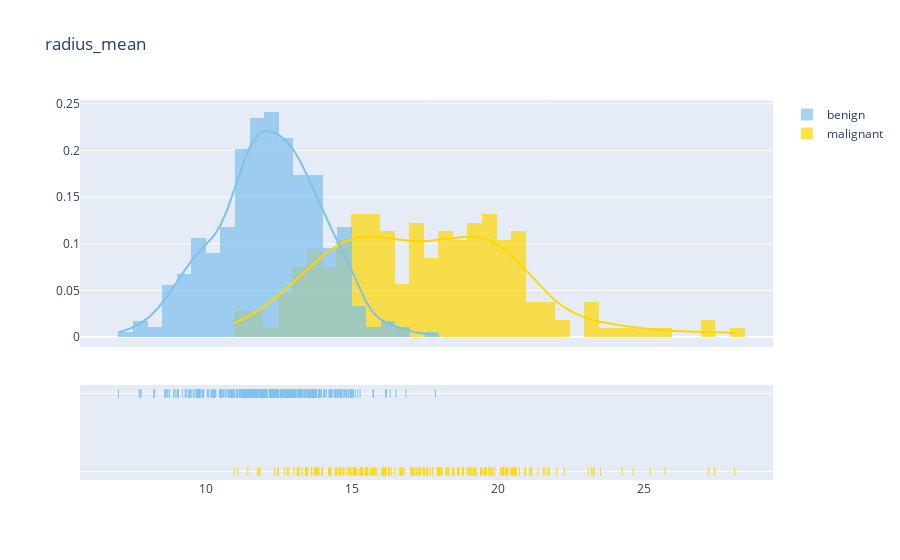
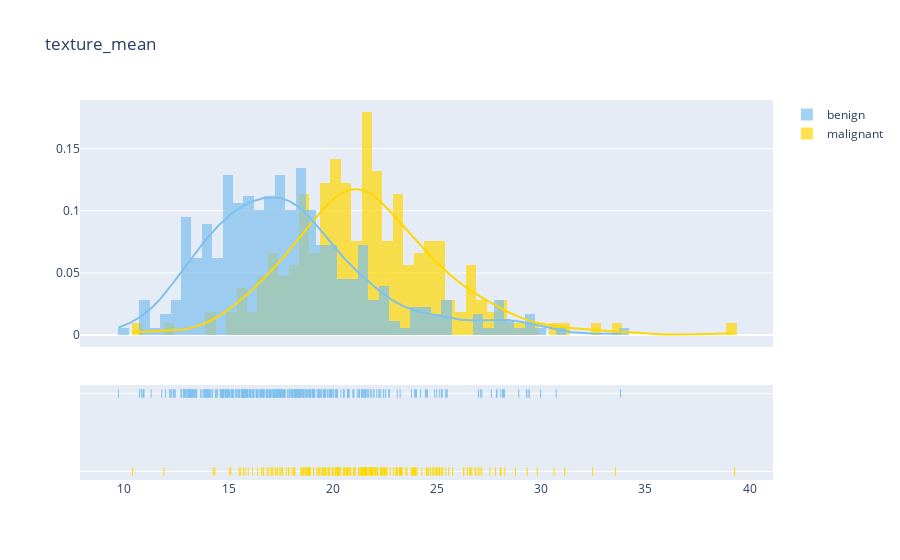
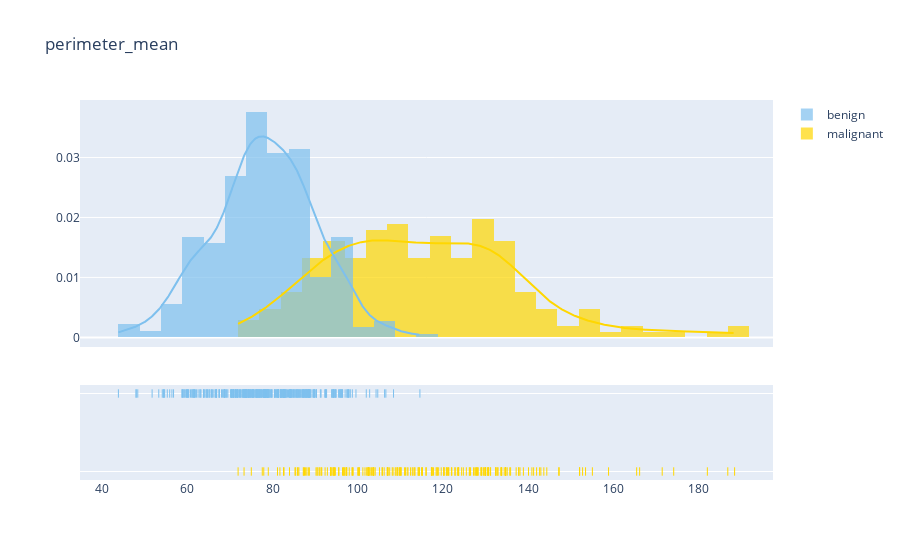
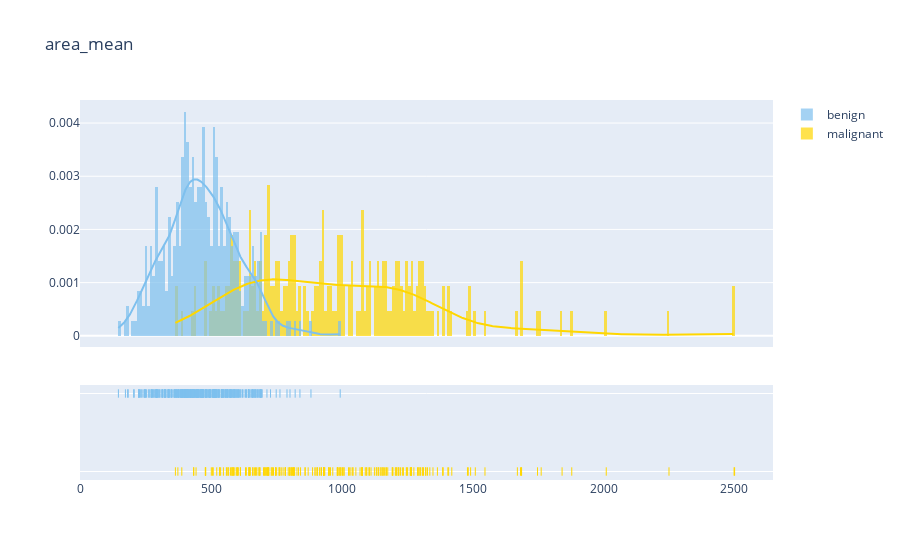

The cell these charts' notebook holds for them, in order:
### Code cell
plot_distribution('radius_mean', .5)
plot_distribution('texture_mean', .5)
plot_distribution('perimeter_mean', 5)
plot_distribution('area_mean', 10)

### Figure 1 — Plotly figure (JSON) as saved in the notebook; plotly's stock layout.template omitted (floating-point values rounded to 4 significant figures; data arrays with more than 128 entries replaced by an {"elided": "..."} marker saying what was removed)
{"data": [{"autobinx": false, "histnorm": "probability density", "legendgroup": "malignant", "marker": {"color": "#FFD700"}, "name": "malignant", "opacity": 0.7, "x": {"elided": "212 float values"}, "xaxis": "x", "xbins": {"end": 28.11, "size": 0.5, "start": 10.95}, "yaxis": "y", "type": "histogram"}, {"autobinx": false, "histnorm": "probability density", "legendgroup": "benign", "marker": {"color": "#7EC0EE"}, "name": "benign", "opacity": 0.7, "x": {"elided": "357 float values"}, "xaxis": "x", "xbins": {"end": 17.85, "size": 0.5, "start": 6.981}, "yaxis": "y", "type": "histogram"}, {"legendgroup": "malignant", "marker": {"color": "#FFD700"}, "mode": "lines", "name": "malignant", "showlegend": false, "x": {"elided": "500 float values"}, "xaxis": "x", "y": {"elided": "500 float values"}, "yaxis": "y", "type": "scatter"}, {"legendgroup": "benign", "marker": {"color": "#7EC0EE"}, "mode": "lines", "name": "benign", "showlegend": false, "x": {"elided": "500 float values"}, "xaxis": "x", "y": {"elided": "500 float values"}, "yaxis": "y", "type": "scatter"}, {"legendgroup": "malignant", "marker": {"color": "#FFD700", "symbol": "line-ns-open"}, "mode": "markers", "name": "malignant", "showlegend": false, "x": {"elided": "212 float values"}, "xaxis": "x", "y": {"elided": "212 str values"}, "yaxis": "y2", "type": "scatter"}, {"legendgroup": "benign", "marker": {"color": "#7EC0EE", "symbol": "line-ns-open"}, "mode": "markers", "name": "benign", "showlegend": false, "x": {"elided": "357 float values"}, "xaxis": "x", "y": {"elided": "357 str values"}, "yaxis": "y2", "type": "scatter"}], "layout": {"barmode": "overlay", "hovermode": "closest", "legend": {"traceorder": "reversed"}, "title": {"text": "radius_mean"}, "xaxis": {"anchor": "y2", "domain": [0.0, 1.0], "zeroline": false}, "yaxis": {"anchor": "free", "domain": [0.35, 1], "position": 0.0}, "yaxis2": {"anchor": "x", "domain": [0, 0.25], "dtick": 1, "showticklabels": false}}}

### Figure 2 — Plotly figure (JSON) as saved in the notebook; plotly's stock layout.template omitted (floating-point values rounded to 4 significant figures; data arrays with more than 128 entries replaced by an {"elided": "..."} marker saying what was removed)
{"data": [{"autobinx": false, "histnorm": "probability density", "legendgroup": "malignant", "marker": {"color": "#FFD700"}, "name": "malignant", "opacity": 0.7, "x": {"elided": "212 float values"}, "xaxis": "x", "xbins": {"end": 39.28, "size": 0.5, "start": 10.38}, "yaxis": "y", "type": "histogram"}, {"autobinx": false, "histnorm": "probability density", "legendgroup": "benign", "marker": {"color": "#7EC0EE"}, "name": "benign", "opacity": 0.7, "x": {"elided": "357 float values"}, "xaxis": "x", "xbins": {"end": 33.81, "size": 0.5, "start": 9.71}, "yaxis": "y", "type": "histogram"}, {"legendgroup": "malignant", "marker": {"color": "#FFD700"}, "mode": "lines", "name": "malignant", "showlegend": false, "x": {"elided": "500 float values"}, "xaxis": "x", "y": {"elided": "500 float values"}, "yaxis": "y", "type": "scatter"}, {"legendgroup": "benign", "marker": {"color": "#7EC0EE"}, "mode": "lines", "name": "benign", "showlegend": false, "x": {"elided": "500 float values"}, "xaxis": "x", "y": {"elided": "500 float values"}, "yaxis": "y", "type": "scatter"}, {"legendgroup": "malignant", "marker": {"color": "#FFD700", "symbol": "line-ns-open"}, "mode": "markers", "name": "malignant", "showlegend": false, "x": {"elided": "212 float values"}, "xaxis": "x", "y": {"elided": "212 str values"}, "yaxis": "y2", "type": "scatter"}, {"legendgroup": "benign", "marker": {"color": "#7EC0EE", "symbol": "line-ns-open"}, "mode": "markers", "name": "benign", "showlegend": false, "x": {"elided": "357 float values"}, "xaxis": "x", "y": {"elided": "357 str values"}, "yaxis": "y2", "type": "scatter"}], "layout": {"barmode": "overlay", "hovermode": "closest", "legend": {"traceorder": "reversed"}, "title": {"text": "texture_mean"}, "xaxis": {"anchor": "y2", "domain": [0.0, 1.0], "zeroline": false}, "yaxis": {"anchor": "free", "domain": [0.35, 1], "position": 0.0}, "yaxis2": {"anchor": "x", "domain": [0, 0.25], "dtick": 1, "showticklabels": false}}}

### Figure 3 — Plotly figure (JSON) as saved in the notebook; plotly's stock layout.template omitted (floating-point values rounded to 4 significant figures; data arrays with more than 128 entries replaced by an {"elided": "..."} marker saying what was removed)
{"data": [{"autobinx": false, "histnorm": "probability density", "legendgroup": "malignant", "marker": {"color": "#FFD700"}, "name": "malignant", "opacity": 0.7, "x": {"elided": "212 float values"}, "xaxis": "x", "xbins": {"end": 188.5, "size": 5, "start": 71.9}, "yaxis": "y", "type": "histogram"}, {"autobinx": false, "histnorm": "probability density", "legendgroup": "benign", "marker": {"color": "#7EC0EE"}, "name": "benign", "opacity": 0.7, "x": {"elided": "357 float values"}, "xaxis": "x", "xbins": {"end": 114.6, "size": 5, "start": 43.79}, "yaxis": "y", "type": "histogram"}, {"legendgroup": "malignant", "marker": {"color": "#FFD700"}, "mode": "lines", "name": "malignant", "showlegend": false, "x": {"elided": "500 float values"}, "xaxis": "x", "y": {"elided": "500 float values"}, "yaxis": "y", "type": "scatter"}, {"legendgroup": "benign", "marker": {"color": "#7EC0EE"}, "mode": "lines", "name": "benign", "showlegend": false, "x": {"elided": "500 float values"}, "xaxis": "x", "y": {"elided": "500 float values"}, "yaxis": "y", "type": "scatter"}, {"legendgroup": "malignant", "marker": {"color": "#FFD700", "symbol": "line-ns-open"}, "mode": "markers", "name": "malignant", "showlegend": false, "x": {"elided": "212 float values"}, "xaxis": "x", "y": {"elided": "212 str values"}, "yaxis": "y2", "type": "scatter"}, {"legendgroup": "benign", "marker": {"color": "#7EC0EE", "symbol": "line-ns-open"}, "mode": "markers", "name": "benign", "showlegend": false, "x": {"elided": "357 float values"}, "xaxis": "x", "y": {"elided": "357 str values"}, "yaxis": "y2", "type": "scatter"}], "layout": {"barmode": "overlay", "hovermode": "closest", "legend": {"traceorder": "reversed"}, "title": {"text": "perimeter_mean"}, "xaxis": {"anchor": "y2", "domain": [0.0, 1.0], "zeroline": false}, "yaxis": {"anchor": "free", "domain": [0.35, 1], "position": 0.0}, "yaxis2": {"anchor": "x", "domain": [0, 0.25], "dtick": 1, "showticklabels": false}}}

### Figure 4 — Plotly figure (JSON) as saved in the notebook; plotly's stock layout.template omitted (floating-point values rounded to 4 significant figures; data arrays with more than 128 entries replaced by an {"elided": "..."} marker saying what was removed)
{"data": [{"autobinx": false, "histnorm": "probability density", "legendgroup": "malignant", "marker": {"color": "#FFD700"}, "name": "malignant", "opacity": 0.7, "x": {"elided": "212 float values"}, "xaxis": "x", "xbins": {"end": 2501.0, "size": 10, "start": 361.6}, "yaxis": "y", "type": "histogram"}, {"autobinx": false, "histnorm": "probability density", "legendgroup": "benign", "marker": {"color": "#7EC0EE"}, "name": "benign", "opacity": 0.7, "x": {"elided": "357 float values"}, "xaxis": "x", "xbins": {"end": 992.1, "size": 10, "start": 143.5}, "yaxis": "y", "type": "histogram"}, {"legendgroup": "malignant", "marker": {"color": "#FFD700"}, "mode": "lines", "name": "malignant", "showlegend": false, "x": {"elided": "500 float values"}, "xaxis": "x", "y": {"elided": "500 float values"}, "yaxis": "y", "type": "scatter"}, {"legendgroup": "benign", "marker": {"color": "#7EC0EE"}, "mode": "lines", "name": "benign", "showlegend": false, "x": {"elided": "500 float values"}, "xaxis": "x", "y": {"elided": "500 float values"}, "yaxis": "y", "type": "scatter"}, {"legendgroup": "malignant", "marker": {"color": "#FFD700", "symbol": "line-ns-open"}, "mode": "markers", "name": "malignant", "showlegend": false, "x": {"elided": "212 float values"}, "xaxis": "x", "y": {"elided": "212 str values"}, "yaxis": "y2", "type": "scatter"}, {"legendgroup": "benign", "marker": {"color": "#7EC0EE", "symbol": "line-ns-open"}, "mode": "markers", "name": "benign", "showlegend": false, "x": {"elided": "357 float values"}, "xaxis": "x", "y": {"elided": "357 str values"}, "yaxis": "y2", "type": "scatter"}], "layout": {"barmode": "overlay", "hovermode": "closest", "legend": {"traceorder": "reversed"}, "title": {"text": "area_mean"}, "xaxis": {"anchor": "y2", "domain": [0.0, 1.0], "zeroline": false}, "yaxis": {"anchor": "free", "domain": [0.35, 1], "position": 0.0}, "yaxis2": {"anchor": "x", "domain": [0, 0.25], "dtick": 1, "showticklabels": false}}}
